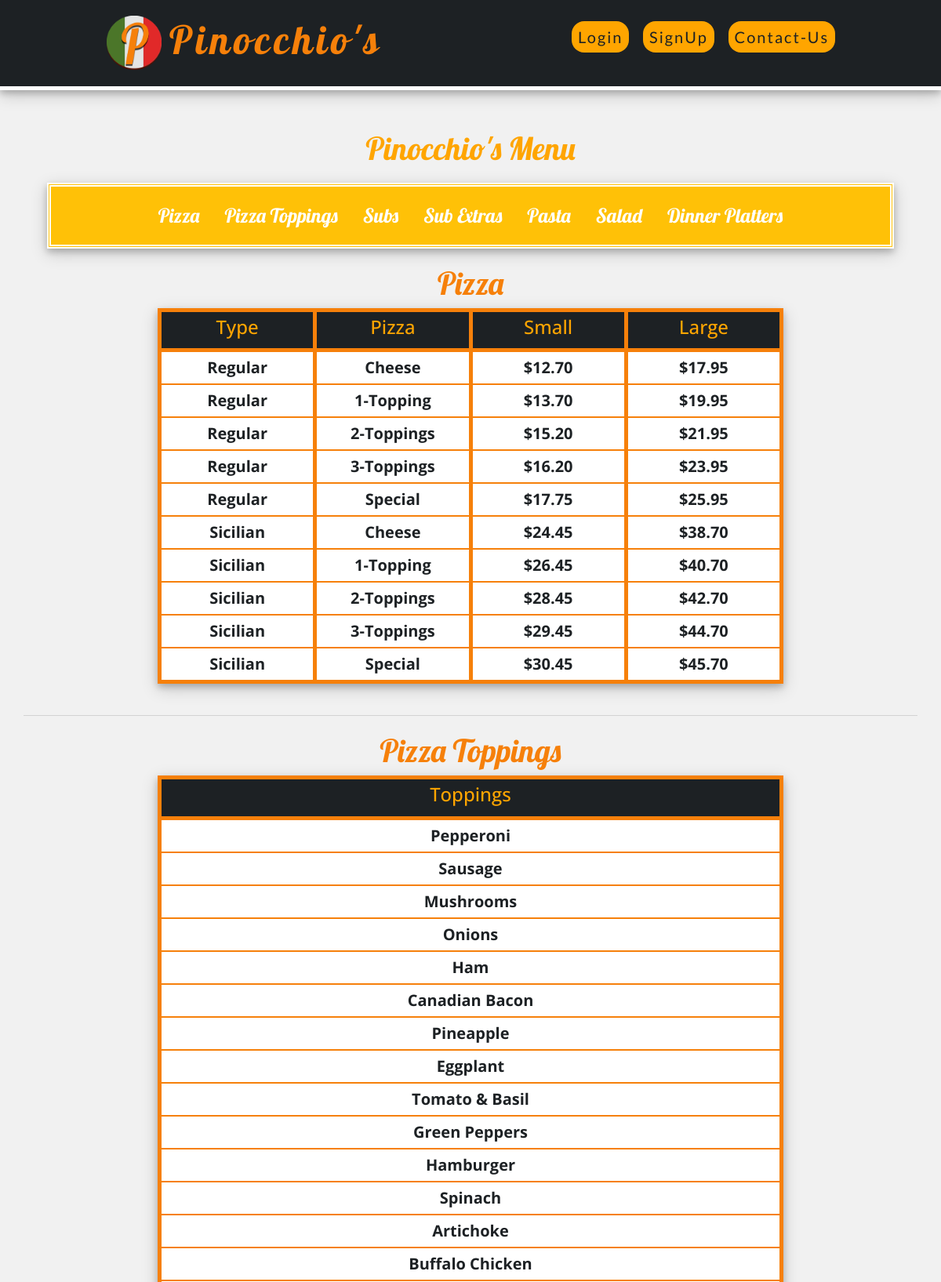
The page / (upper part) on the database its author committed.
### orders/models.py (models this page shows)
class Pizza(models.Model):
    pizza = models.CharField(max_length = 64)
    type = models.CharField(max_length = 64)
    small = models.DecimalField(max_digits = 10, decimal_places = 2)
    large = models.DecimalField(max_digits = 10, decimal_places = 2)
    def __str__(self):
        return f"{self.type} {self.pizza} pizza - Small: ${self.small} - Large: ${self.large}"

class Topping(models.Model):
    topping = models.CharField(max_length = 64)
    def __str__(self):
        return f"{self.topping}"

### orders/views.py (the view)
# urls.py: path("", views.index, name="home"),
def index(request):
    if request.session.get("user") is not None:
        count = Cart.objects.filter(Q(customer=request.user)).count()
    else:
        count = 0
    if (count == 0):
        count_message = "Your cart is empty"
    else:
        count_message = f"You have {count} item(s) in your cart"
    context = {
    'pizzas': Menu['pizza'],
    'subs': Menu['sub'],
    'pastas': Menu['pasta'],
    'dinner_platters': Menu['dinnerplatter'],
    'salads': Menu['salad'],
    'toppings': Menu['topping'],
    'sub_add': Menu['SubAdd'],
    'count': count,
    'count_message': count_message,
    }
    return render(request, "orders/index.html", context)

### orders/models.py (called while the page is built)
    def __str__(self):
        return f"{self.sub} sub - Small: ${self.small} - Large: ${self.large}"

    def __str__(self):
        return f"{self.pasta} - ${self.cost}"

    def __str__(self):
        return f"{self.salad} - ${self.cost}"

    def __str__(self):
        return f"{self.platter} - Small: ${self.small} - Large: ${self.large}"

### orders/templates/orders/index.html (shortened to what this page needs)
{% extends "orders/base.html" %}
{% load static %}
{% block body %}
<main class="nav-wrapper">
    <nav class="res-nav box-shadow">
        <div class="res-logo">
            <img src="{% static 'images/logo.png' %}" class="res-image" loading="lazy">
            <h4>Pinocchio's</h4>
        </div>
        <ul class="res-links">
            {% if not request.user.is_authenticated %}
            <li>
                <a class="link-orange" href="{% url 'login_view' %}">Login</a>
            </li>
            <li>
                <a class="link-orange" href="{% url 'signup_view' %}">SignUp</a>
            </li>
            {% endif %}
            <li>
                <a class="link-orange" href="{% url 'contact_us' %}">Contact-Us</a>
            </li>
        </ul>
    </nav>
</main>
<h1 class="center welcoming top-margin">Pinocchio's Menu</h1>
<div class="nav nav-light bg-warning cus-nav box-shadow">
    <ul class="nav nav-pills link-container">
        <li class="nav-item">
            <a class="nav-link white" href="#pizzas">Pizza</a>
        </li>
        <li class="nav-item">
            <a class="nav-link white" href="#pizzaToppings">Pizza Toppings</a>
        </li>
        <li class="nav-item">
            <a class="nav-link white" href="#subs">Subs</a>
        </li>
        <li class="nav-item">
            <a class="nav-link white" href="#extras">Sub Extras</a>
        </li>
        <li class="nav-item">
            <a class="nav-link white" href="#pastas">Pasta</a>
        </li>
        <li class="nav-item">
            <a class="nav-link white" href="#salads">Salad</a>
        </li>
        <li class="nav-item">
            <a class="nav-link white" href="#DPs">Dinner Platters</a>
        </li>
    </ul>
</div>
<div style="text-align: center; width: 100%; margin-top: 20px; margin-bottom: 100px;">
    <div class="card-ul">
        <table class="table-cus">
            <h1 class="center menu-head" id="pizzas"> Pizza </h1>
            <tr>
                <th class="table-head">
                    <h4>Type</h4>
                </th>
                <th class="table-head">
                    <h4>Pizza</h4>
                </th>
                <th class="table-head">
                    <h4>Small</h4>
                </th>
                <th class="table-head end">
                    <h4>Large</h4>
                </th>
            </tr>
            {% for pizza in pizzas %}
            <tr title="{{ pizza }}" data-item="{{ pizza.id }}" data-type="Pizza" class="center hover-style cart-add">
                <td class="card-li"> {{ pizza.type }}</td>
                <td class="card-li">{{ pizza.pizza }}</td>
                <td class="card-li">${{ pizza.small }}</td>
                <td class="card-li end">${{ pizza.large }}</td>
            </tr>
            {% endfor %}
        </table>
    </div>
    <div class="card-ul">
        <table class="table-cus">
            <h1 class="center menu-head" id="pizzaToppings"> Pizza Toppings </h1>
            <tr>
                <th class="table-head">
                    <h4>Toppings</h4>
                </th>
            </tr>
            {% for top in toppings %}
            <tr title="{{ top }}" data-item="{{ top.id }}" data-type="Topping" class="center hover-style cart-add">
                <td class="card-li end">{{ top }}</td>
            </tr>
            {% endfor %}
        </table>
    </div>
</div>
{% endblock %}

### orders/static/orders/style.css (style rules this page uses)
* { margin: 0; padding: 0; box-sizing: border-box; font-family: 'Open Sans', sans-serif; }
html { scroll-behavior: smooth; }
body { height: 100%; background-color: #f1f1f1; width: 100%; }
main { min-height: 100%; overflow: auto; padding-bottom: 100px; width: 100%; }
.center { text-align: center; }
.link-orange { color: #1d2124; text-transform: capitalize; font-family: 'Lato', sans-serif; }
.welcoming { justify-content: center; font-size: 40px; color: orange; font-family: 'Lobster', cursive; }
.card-ul { width: 95%; margin-left: 2.5%; margin-right: 2.5%; justify-content: center; padding-bottom: 40px; border-bottom: 1px solid lightgrey; margin-bottom: 20px; }
.card-li { padding: 5px; width: 25%; margin: 5px; color: #1d2124; font-size: 20px; border-bottom: 2px solid #f6800a; border-right: 5px solid #f6800a; font-weight: bold; }
.table-head { color: orange; border-bottom: 5px solid #f6800a; border-right: 5px solid #f6800a; padding: 5px; background-color: #1d2124; font-weight: bold; }
.end { border-right: none; }
.menu-head { color: #f6800a; font-family: "Lobster"; width: 100%; }
.cus-nav { border: 5px double white; width: 90%; justify-content: center; align-items: center; margin: 0 auto; margin-top: 20px; background-color: orange; padding: 10px; text-align: center; }
.link-container { justify-content: center; }
.white { color: white; font-family: "Lobster"; font-size: 25px; }
.table-cus { width: 60%; margin-left: 20%; justify-content: center; text-align: center; background-color: white; border: 5px solid #f6800a; box-shadow: 0 4px 8px 0 rgba(0, 0, 0, 0.2), 0 6px 20px 0 rgba(0, 0, 0, 0.19); }
.box-shadow { box-shadow: 0 4px 8px 0 rgba(0, 0, 0, 0.2), 0 6px 20px 0 rgba(0, 0, 0, 0.19); }
.top-margin { margin-top: -50px; }
.nav-wrapper { min-height: 90px; padding-bottom: none; overflow: hidden; z-index: 2; }
.res-nav { display: flex; justify-content: space-around; align-items: center; min-height: 8vh; background-color: #1d2124; font-family: 'Lobster', Arial, Helvetica, sans-serif; border-bottom: 5px solid white; padding: 10px; }
.res-image { max-width: 90px; min-height: 90px; padding: 10px; }
.res-logo { color: #f6800a; letter-spacing: 5px; font-size: 60px; display: flex; align-items: center; }
.res-logo h4 { font-size: 50px; font-family: 'Lobster', cursive; }
.res-links { display: flex; justify-content: space-around; width: 30%; align-items: center; z-index: 10; }
.res-links li { list-style-type: none; }
.res-links a { letter-spacing: 2px; font-size: 20px; text-decoration: none; text-align: center; font-family: 'Lato', sans-serif; padding: 8px; background-color: orange; border-radius: 16px; }
@media screen and (max-width: 1250px) { .card, .table-cus { width: 70%; margin-left: 15%; } }

### rows shown on the page
Pizza: type "Regular", pizza "Cheese", small "12.70", large "17.95"
Pizza: type "Regular", pizza "1-Topping", small "13.70", large "19.95"
Pizza: type "Regular", pizza "2-Toppings", small "15.20", large "21.95"
Pizza: type "Regular", pizza "3-Toppings", small "16.20", large "23.95"
Pizza: type "Regular", pizza "Special", small "17.75", large "25.95"
Pizza: type "Sicilian", pizza "Cheese", small "24.45", large "38.70"
Pizza: type "Sicilian", pizza "1-Topping", small "26.45", large "40.70"
Pizza: type "Sicilian", pizza "2-Toppings", small "28.45", large "42.70"
Pizza: type "Sicilian", pizza "3-Toppings", small "29.45", large "44.70"
Pizza: type "Sicilian", pizza "Special", small "30.45", large "45.70"
Topping: topping "Pepperoni"
Topping: topping "Sausage"
Topping: topping "Mushrooms"
Topping: topping "Onions"
Topping: topping "Ham"
Topping: topping "Canadian Bacon"
Topping: topping "Pineapple"
Topping: topping "Eggplant"
Topping: topping "Tomato & Basil"
Topping: topping "Green Peppers"
Topping: topping "Hamburger"
Topping: topping "Spinach"
Topping: topping "Artichoke"
Topping: topping "Buffalo Chicken"
